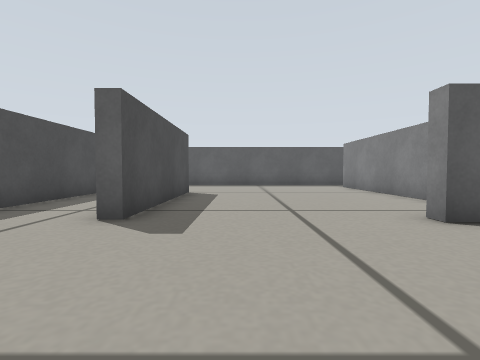
View 1 (above)

16 first-person views from a walk through a Gazebo world. The camera is 0.19 m above the floor, tilts 2° down and sees 85° across. The floor is counted in squares, 0.25 m on a side. Each view is taken from the middle of a square. On the plan, view 1 faces up. The plan holds only what a view shows up to about 10 squares ahead; the rest is blank.

View 2
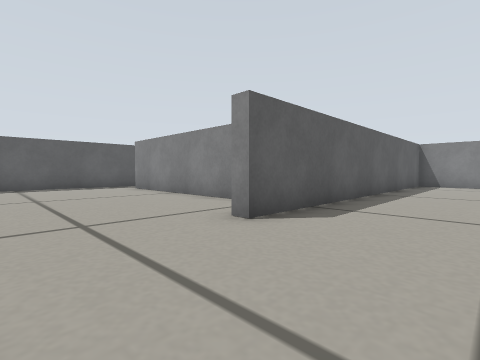

View 3
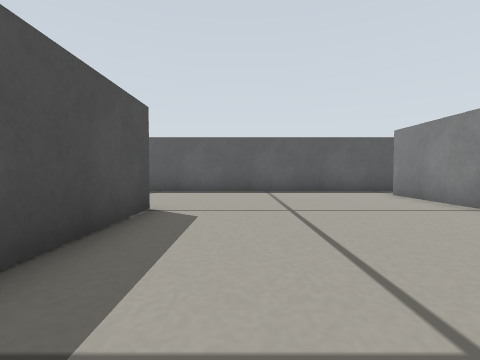

View 4
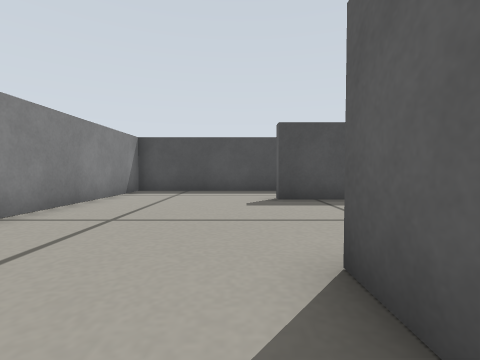

View 5
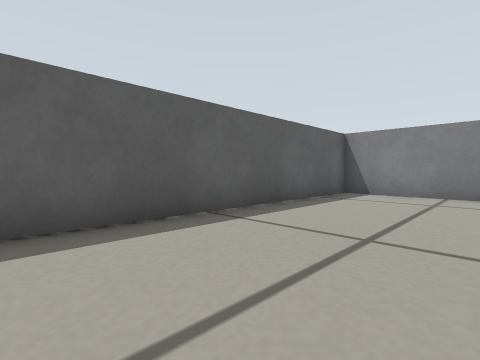

View 6
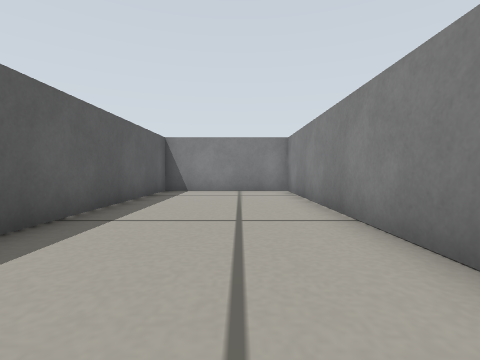

View 7
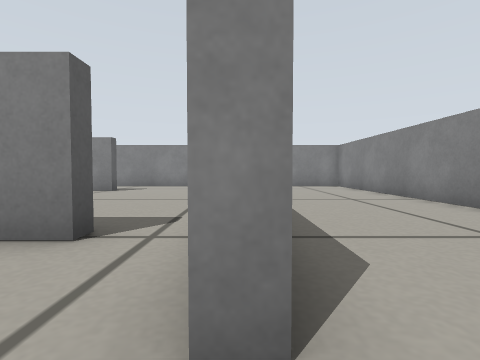

View 8
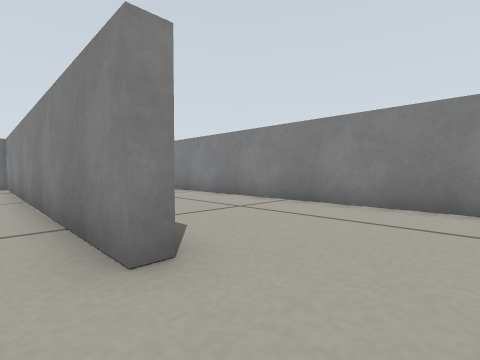

View 9
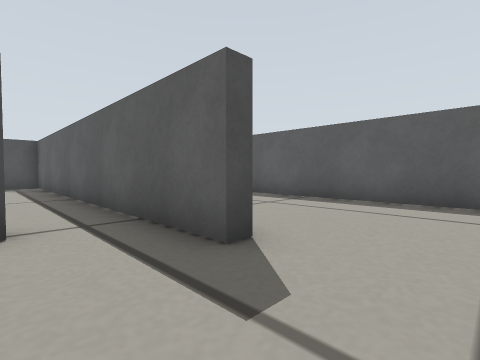

View 10
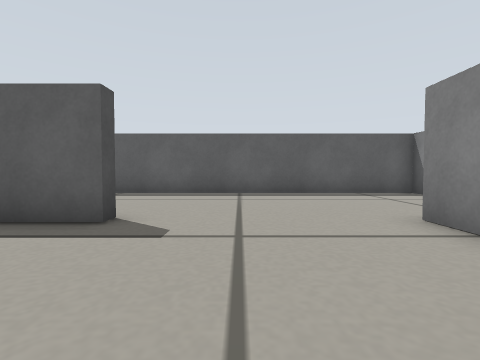

View 11
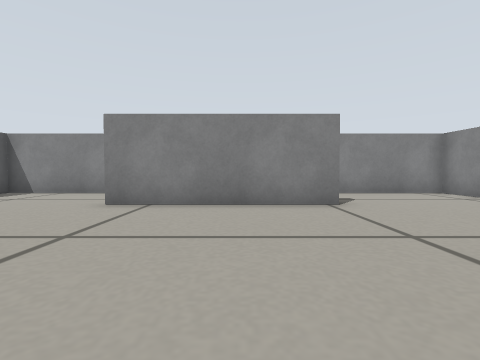

View 12
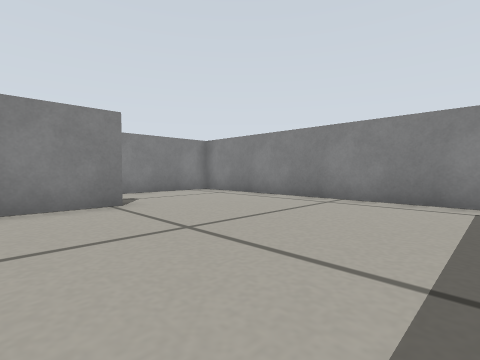

View 13
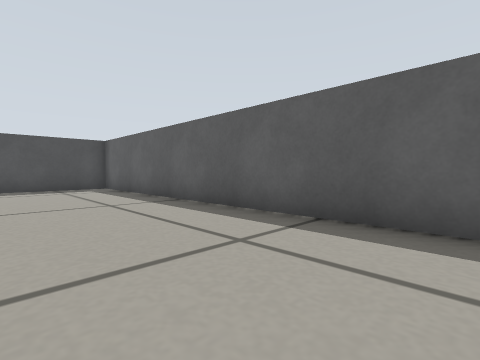

View 14
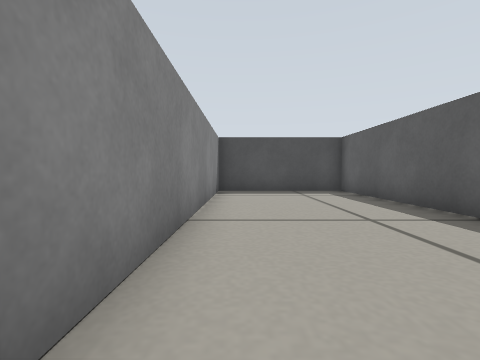

View 15
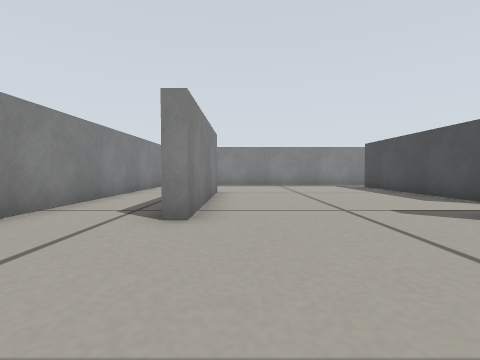

View 16
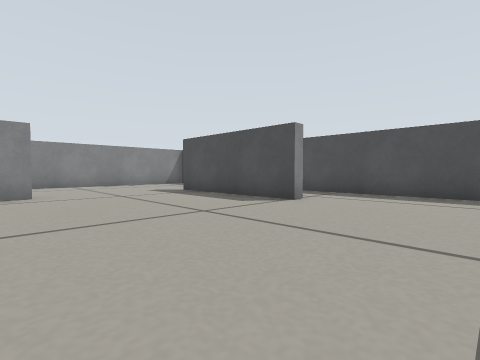

### Floor plan
Points are (right, up) in squares from view 1. A wall is a line through its corners. A room is listed if a view was taken in it or the views show most of it. See-through windows are left out.
Room 1 (views 1, 2, 3, 4, 5, 6, 7, 8, 9, 10, 11, 12, 13, 14, 15, 16)
walls: (5.2, 5.8) (4.8, 5.8) (4.8, 12.2); (5.2, 12.2) (5.2, 7.9); (7, 14.2) (7, 13.8) (-3.5, 13.8); (-2.3, 9.2) (-1.8, 9.2) (-1.8, 4) (-2.3, 4); (11.8, 8.7) (11.8, 14) (12.2, 14); (-4.8, 12.6) (-4.8, -0.8) (14.8, -0.8) (14.8, 3.8) (3, 3.8) (3, 4.2) (14.8, 4.2) (14.8, 13.9); (14.8, 15.5) (14.8, 18.8) (-4.8, 18.8) (-4.8, 14.2) (4.2, 14.2)

Positions as (right, up) in squares from view 1, and headings:
1: (0, 0), facing up
2: (0, 1), facing up-right
3: (0, 4), facing up
4: (5, 3), facing left
5: (6, 0), facing up-right
6: (5, 1), facing right
7: (2, 4), facing right
8: (1, 5), facing down-right
9: (9, 12), facing up-left
10: (9, 10), facing up
11: (6, 11), facing right
12: (6, 11), facing down-right
13: (7, 15), facing up-left
14: (5, 15), facing left
15: (11, 18), facing down
16: (4, 13), facing down-left
